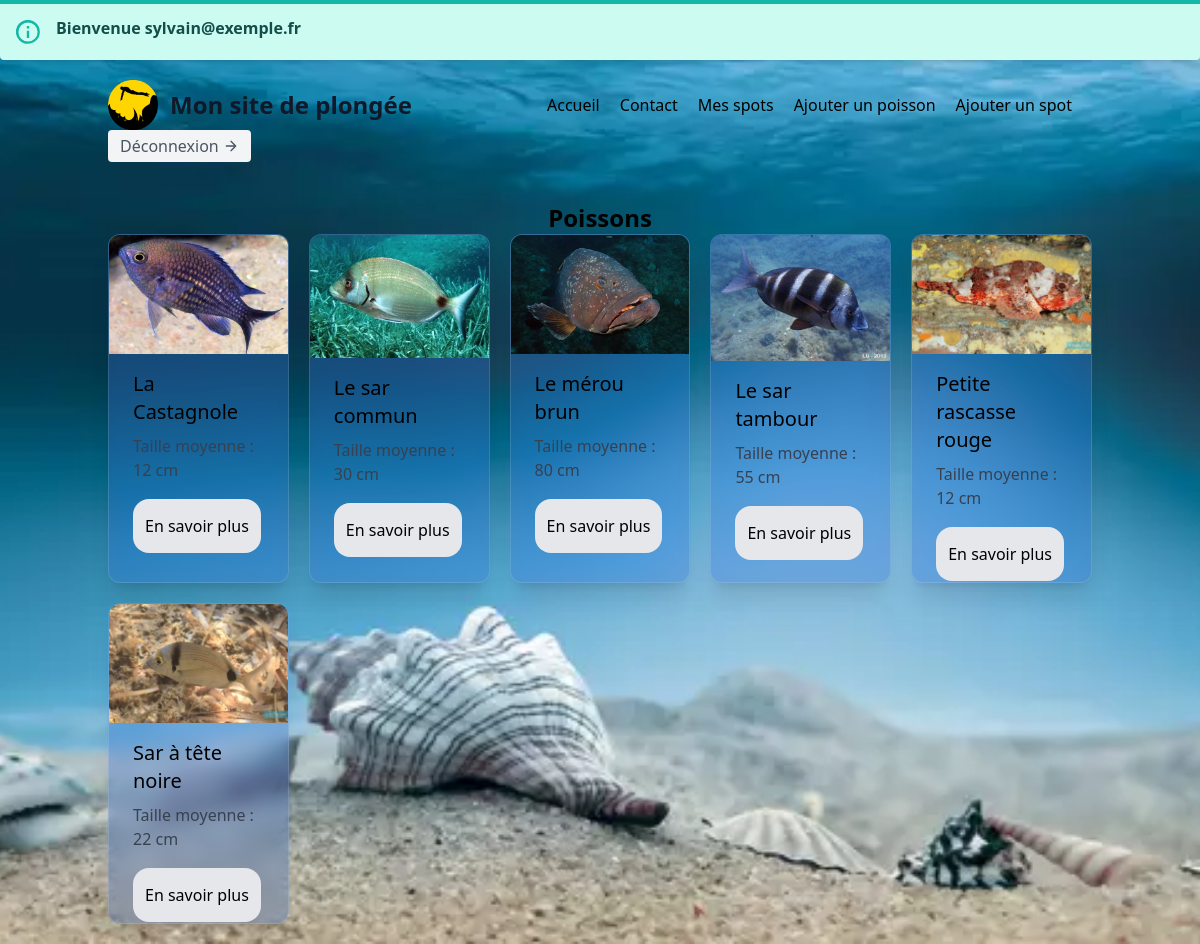
Page /index.php (signed in) on the committed database.
### tables this page shows
CREATE TABLE `fishs` (
  `id` int NOT NULL,
  `fish_name` varchar(50) NOT NULL,
  `average_size` varchar(50) NOT NULL,
  `about` text NOT NULL,
  `image` text NOT NULL
);

### assets/php/controllers/variables.php (called while the page is built, shortened)
<?php
$fishsStatement=$mysqlClient->prepare('SELECT * FROM fishs');
$fishsStatement->execute();
$fishs=$fishsStatement->fetchAll();

### pages/home/home.php (the view, shortened to what this page needs)
<!DOCTYPE html>
<html lang="fr">
<head>
</head>
<body class="bg-fixed bg-cover bg-center h-screen bg-no-repeat" style="background-image: url('../../assets/images/fonds-marins.webp'); ">
    <?php
    require_once(dirname(__DIR__,2).'./assets/php/components/header.php') ;
    ?>
    <main class="container mx-auto p-5">
        <h1 class="text-center text-2xl font-bold">Poissons</h1>
        <section class="md:grid grid-cols-5 xl:grid grid-col3 gap-5">
            <?php foreach ($fishs as $fish) : ?>
                <article class="card rounded-xl overflow-hidden shadow-xl hover:shadow-2xl">
                    <img class="w-full" src="../../assets/.<?php echo($fish['image']); ?>" alt="<?php echo $fish['fish_name'] ?>" />
                    <div class="px-6 py-4">
                        <h2 class="text-xl mb-2"><?php echo $fish['fish_name']; ?> </h2>
                        <p class="text-gray-700">
                            Taille moyenne :
                        <?php echo $fish['average_size'];?>
                        </p>
                    </div>
                    <div class="px-6 py-4">
                        <a href="/pages/about/about_fish.php?id=<?php echo($fish['id']); ?> " class="px-3 py-4 bg-gray-200 rounded-2xl">En savoir plus</a>
                    </div>
                </article>
            <?php endforeach; ?>
        </section>
    </main>
</body>
</html>

### index.php (shortened to what this page needs)
<?php
require_once(__DIR__.'/assets/php/middleware/db_connect.php');
require_once(__DIR__.'/assets/php/controllers/variables.php');
?>
<!DOCTYPE html>
<html lang="fr">
<head>
    <link rel="stylesheet" href="./build/output.css">
</head>
<body>
    <?php
        require_once(__DIR__.'/assets/php/components/login.php');
    ?>
    <?php
        if(isset($_SESSION['LOGGED_USER'])){
            require_once(__DIR__ . '/pages/home/home.php');
        }
    ?>
</body>
</html>

### assets/php/components/login.php
<?php if(!isset($_SESSION['LOGGED_USER'])): ?>
    <div class="flex min-h-full flex-col justify-center px-6 py-12 lg:px-8 bg-fixed bg-cover bg-center h-screen" style="background-image: url('../../assets/images/fonds-marins.webp'); ">
      <div class="sm:mx-auto sm:w-full sm:max-w-sm">
        <img class="mx-auto h-10 w-auto" src="https://tailwindui.com/img/logos/mark.svg?color=indigo&shade=600" alt="Bienvenue">
        <h2 class="mt-10 text-center text-2xl font-bold leading-9 tracking-tight text-gray-900">Connectez-vous à votre compte</h2>
      </div>
    <div class="mt-10 sm:mx-auto sm:w-full sm:max-w-sm">
        <form class="space-y-6" action="/assets/php/controllers/submit_login.php" method="POST">
        <?php if(isset($_SESSION['LOGIN_ERROR_MESSAGE'])): ?>
            <div class="alert" role="alert">
                <?php echo $_SESSION['LOGIN_ERROR_MESSAGE'];
                unset($_SESSION['LOGIN_ERROR_MESSAGE']); ?>
            </div>
        <?php endif; ?>
        <div>
          <label for="email" class="block text-sm font-medium leading-6 text-gray-900">Adresse mail</label>
          <div class="mt-2">
            <input id="email" name="email" type="email" autocomplete="email" required class="block w-full rounded-md border-0 py-1.5 text-gray-900 shadow-sm ring-1 ring-inset ring-gray-300 placeholder:text-gray-400 focus:ring-2 focus:ring-inset focus:ring-indigo-600 sm:text-sm sm:leading-6">
          </div>
        </div>
        <div>
          <div class="flex items-center justify-between">
            <label for="password" class="block text-sm font-medium leading-6 text-gray-900">Mot de passe</label>
            <div class="text-sm">
              <a href="#" class="font-semibold text-indigo-600 hover:text-indigo-500">Mot de passe oublié?</a>
            </div>
          </div>
          <div class="mt-2">
            <input id="password" name="password" type="password" autocomplete="current-password" required class="block w-full rounded-md border-0 py-1.5 text-gray-900 shadow-sm ring-1 ring-inset ring-gray-300 placeholder:text-gray-400 focus:ring-2 focus:ring-inset focus:ring-indigo-600 sm:text-sm sm:leading-6">
          </div>
        </div>
        <div>
          <button type="submit" class="flex w-full justify-center rounded-md bg-indigo-600 px-3 py-1.5 text-sm font-semibold leading-6 text-white shadow-sm hover:bg-indigo-500 focus-visible:outline focus-visible:outline-2 focus-visible:outline-offset-2 focus-visible:outline-indigo-600">Connexion</button>
        </div>
      </form>
      <p class="mt-10 text-center text-sm text-gray-500">
        Créer un compte?
        <a href="/pages/add/adduser.php" class="font-semibold leading-6 text-indigo-600 hover:text-indigo-500">Nouveau compte</a>
      </p>
    </div>
  </div>
<?php else : ?>
  <div class="bg-teal-100 border-t-4 border-teal-500 rounded-b text-teal-900 px-4 py-3 shadow-md" role="alert">
    <div class="flex">
      <div class="py-1"><svg class="fill-current h-6 w-6 text-teal-500 mr-4" xmlns="http://www.w3.org/2000/svg" viewBox="0 0 20 20"><path d="M2.93 17.07A10 10 0 1 1 17.07 2.93 10 10 0 0 1 2.93 17.07zm12.73-1.41A8 8 0 1 0 4.34 4.34a8 8 0 0 0 11.32 11.32zM9 11V9h2v6H9v-4zm0-6h2v2H9V5z"/></svg></div>
      <div>
      <p class="font-bold">Bienvenue <?php echo $_SESSION['LOGGED_USER']['email']; ?></p>
    </div>
  </div>
</div>
    <?php endif; ?>

### assets/php/components/header.php
<header class="text-gray-600 body-font">
  <div class="container mx-auto flex flex-wrap p-5 flex-col md:flex-row items-center">
    <a class="flex title-font font-medium items-center text-gray-900 mb-4 md:mb-0">
    <img src="/assets/images/logo_plongee_6156205_1280.png" alt="logo" width="50" height="auto"/>
      <span class="ml-3 text-2xl font-bold">Mon site de plongée</span>
    </a>
    <nav class="md:ml-auto flex flex-wrap items-center text-base justify-center">
      <a href="http://projet_plongee.test/" class="mr-5 text-black hover:text-gray-300">Accueil</a>
      <a class="mr-5 text-black hover:text-gray-300">Contact</a>
      <a href="/pages/spot/spot.php" class="mr-5 text-black hover:text-gray-300">Mes spots</a>
      <a href="/pages/add/addfish.php" class="mr-5 text-black hover:text-gray-300">Ajouter un poisson</a>
      <a href="/pages/add/addspot.php" class="mr-5 text-black hover:text-gray-300">Ajouter un spot</a>
    </nav>
      <button class="inline-flex items-center bg-gray-100 border-0 py-1 px-3 focus:outline-none hover:bg-gray-200 rounded text-base mt-4 md:mt-0"><a href="/assets/php/controllers/logout.php">Déconnexion</a>
        <svg fill="none" stroke="currentColor" stroke-linecap="round" stroke-linejoin="round" stroke-width="2" class="w-4 h-4 ml-1" viewBox="0 0 24 24">
          <path d="M5 12h14M12 5l7 7-7 7"></path>
        </svg>
      </button>
  </div>
</header>

### rows in the picture
fishs: image (picture), fish_name "La Castagnole", average_size "12 cm"
fishs: image (picture), fish_name "Le sar commun", average_size "30 cm"
fishs: image (picture), fish_name "Le mérou brun", average_size "80 cm"
fishs: image (picture), fish_name "Le sar tambour", average_size "55 cm"
fishs: image (picture), fish_name "Petite rascasse rouge", average_size "12 cm"
fishs: image (picture), fish_name "Sar à tête noire", average_size "22 cm"

### other values in the picture
$_SESSION['LOGGED_USER']['email'] "sylvain@exemple.fr"
